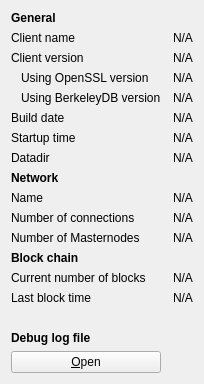
     <widget class="QWidget" name="tab_info">
      <attribute name="title">
       <string>&amp;Information</string>
      </attribute>
      <layout class="QGridLayout" name="gridLayout" columnstretch="0,0">
       <property name="horizontalSpacing">
        <number>12</number>
       </property>
       <item row="0" column="0">
        <widget class="QLabel" name="generalHeader">
         <property name="font">
          <font>
           <weight>75</weight>
           <bold>true</bold>
          </font>
         </property>
         <property name="text">
          <string>General</string>
         </property>
        </widget>
       </item>
       <item row="1" column="0">
        <widget class="QLabel" name="clientNameLabel">
         <property name="text">
          <string>Client name</string>
         </property>
        </widget>
       </item>
       <item row="1" column="1">
        <widget class="QLabel" name="clientName">
         <property name="cursor">
          <cursorShape>IBeamCursor</cursorShape>
         </property>
         <property name="text">
          <string>N/A</string>
         </property>
         <property name="textFormat">
          <enum>Qt::PlainText</enum>
         </property>
         <property name="textInteractionFlags">
          <set>Qt::LinksAccessibleByMouse|Qt::TextSelectableByKeyboard|Qt::TextSelectableByMouse</set>
         </property>
        </widget>
       </item>
       <item row="2" column="0">
        <widget class="QLabel" name="clientVersionLabel">
         <property name="text">
          <string>Client version</string>
         </property>
        </widget>
       </item>
       <item row="2" column="1">
        <widget class="QLabel" name="clientVersion">
         <property name="cursor">
          <cursorShape>IBeamCursor</cursorShape>
         </property>
         <property name="text">
          <string>N/A</string>
         </property>
         <property name="textFormat">
          <enum>Qt::PlainText</enum>
         </property>
         <property name="textInteractionFlags">
          <set>Qt::LinksAccessibleByMouse|Qt::TextSelectableByKeyboard|Qt::TextSelectableByMouse</set>
         </property>
        </widget>
       </item>
       <item row="3" column="0">
        <widget class="QLabel" name="openSSLVersionLabel">
         <property name="text">
          <string>Using OpenSSL version</string>
         </property>
         <property name="indent">
          <number>10</number>
         </property>
        </widget>
       </item>
       <item row="3" column="1">
        <widget class="QLabel" name="openSSLVersion">
         <property name="cursor">
          <cursorShape>IBeamCursor</cursorShape>
         </property>
         <property name="text">
          <string>N/A</string>
         </property>
         <property name="textFormat">
          <enum>Qt::PlainText</enum>
         </property>
         <property name="textInteractionFlags">
          <set>Qt::LinksAccessibleByMouse|Qt::TextSelectableByKeyboard|Qt::TextSelectableByMouse</set>
         </property>
        </widget>
       </item>
       <item row="4" column="0">
        <widget class="QLabel" name="berkeleyDBVersionLabel">
         <property name="text">
          <string>Using BerkeleyDB version</string>
         </property>
         <property name="indent">
          <number>10</number>
         </property>
        </widget>
       </item>
       <item row="4" column="1">
        <widget class="QLabel" name="berkeleyDBVersion">
         <property name="cursor">
          <cursorShape>IBeamCursor</cursorShape>
         </property>
         <property name="text">
          <string>N/A</string>
         </property>
         <property name="textFormat">
          <enum>Qt::PlainText</enum>
         </property>
         <property name="textInteractionFlags">
          <set>Qt::LinksAccessibleByMouse|Qt::TextSelectableByKeyboard|Qt::TextSelectableByMouse</set>
         </property>
        </widget>
       </item>
       <item row="5" column="0">
        <widget class="QLabel" name="buildDateLabel">
         <property name="text">
          <string>Build date</string>
         </property>
        </widget>
       </item>
       <item row="5" column="1">
        <widget class="QLabel" name="buildDate">
         <property name="cursor">
          <cursorShape>IBeamCursor</cursorShape>
         </property>
         <property name="text">
          <string>N/A</string>
         </property>
         <property name="textFormat">
          <enum>Qt::PlainText</enum>
         </property>
         <property name="textInteractionFlags">
          <set>Qt::LinksAccessibleByMouse|Qt::TextSelectableByKeyboard|Qt::TextSelectableByMouse</set>
         </property>
        </widget>
       </item>
       <item row="6" column="0">
        <widget class="QLabel" name="startupTimeLabel">
         <property name="text">
          <string>Startup time</string>
         </property>
        </widget>
       </item>
       <item row="6" column="1">
        <widget class="QLabel" name="startupTime">
         <property name="cursor">
          <cursorShape>IBeamCursor</cursorShape>
         </property>
         <property name="text">
          <string>N/A</string>
         </property>
         <property name="textFormat">
          <enum>Qt::PlainText</enum>
         </property>
         <property name="textInteractionFlags">
          <set>Qt::LinksAccessibleByMouse|Qt::TextSelectableByKeyboard|Qt::TextSelectableByMouse</set>
         </property>
        </widget>
       </item>
       <item row="7" column="0">
        <widget class="QLabel" name="dataDirLabel">
         <property name="text">
          <string>Datadir</string>
         </property>
        </widget>
       </item>
       <item row="7" column="1">
        <widget class="QLabel" name="dataDir">
         <property name="cursor">
          <cursorShape>IBeamCursor</cursorShape>
         </property>
         <property name="text">
          <string>N/A</string>
         </property>
         <property name="textFormat">
          <enum>Qt::PlainText</enum>
         </property>
         <property name="wordWrap">
          <bool>true</bool>
         </property>
         <property name="textInteractionFlags">
          <set>Qt::LinksAccessibleByMouse|Qt::TextSelectableByKeyboard|Qt::TextSelectableByMouse</set>
         </property>
        </widget>
       </item>
       <item row="8" column="0">
        <widget class="QLabel" name="networkHeader">
         <property name="font">
          <font>
           <weight>75</weight>
           <bold>true</bold>
          </font>
         </property>
         <property name="text">
          <string>Network</string>
         </property>
        </widget>
       </item>
       <item row="9" column="0">
        <widget class="QLabel" name="networkNameLabel">
         <property name="text">
          <string>Name</string>
         </property>
        </widget>
       </item>
       <item row="9" column="1">
        <widget class="QLabel" name="networkName">
         <property name="cursor">
          <cursorShape>IBeamCursor</cursorShape>
         </property>
         <property name="text">
          <string>N/A</string>
         </property>
         <property name="textFormat">
          <enum>Qt::PlainText</enum>
         </property>
         <property name="textInteractionFlags">
          <set>Qt::LinksAccessibleByMouse|Qt::TextSelectableByKeyboard|Qt::TextSelectableByMouse</set>
         </property>
        </widget>
       </item>
       <item row="10" column="0">
        <widget class="QLabel" name="numberOfConnectionsLabel">
         <property name="text">
          <string>Number of connections</string>
         </property>
        </widget>
       </item>
       <item row="10" column="1">
        <widget class="QLabel" name="numberOfConnections">
         <property name="cursor">
          <cursorShape>IBeamCursor</cursorShape>
         </property>
         <property name="text">
          <string>N/A</string>
         </property>
         <property name="textFormat">
          <enum>Qt::PlainText</enum>
         </property>
         <property name="textInteractionFlags">
          <set>Qt::LinksAccessibleByMouse|Qt::TextSelectableByKeyboard|Qt::TextSelectableByMouse</set>
         </property>
        </widget>
       </item>
       <item row="11" column="0">
        <widget class="QLabel" name="masternodeCountLabel">
         <property name="text">
          <string>Number of Masternodes</string>
         </property>
        </widget>
       </item>
       <item row="11" column="1">
        <widget class="QLabel" name="masternodeCount">
         <property name="cursor">
          <cursorShape>IBeamCursor</cursorShape>
         </property>
         <property name="text">
          <string>N/A</string>
         </property>
         <property name="textFormat">
          <enum>Qt::PlainText</enum>
         </property>
         <property name="textInteractionFlags">
          <set>Qt::LinksAccessibleByMouse|Qt::TextSelectableByKeyboard|Qt::TextSelectableByMouse</set>
         </property>
        </widget>
       </item>
       <item row="12" column="0">
        <widget class="QLabel" name="blockchainHeader">
         <property name="font">
          <font>
           <weight>75</weight>
           <bold>true</bold>
          </font>
         </property>
         <property name="text">
          <string>Block chain</string>
         </property>
        </widget>
       </item>
       <item row="13" column="0">
        <widget class="QLabel" name="numberOfBlocksLabel">
         <property name="text">
          <string>Current number of blocks</string>
         </property>
        </widget>
       </item>
       <item row="13" column="1">
        <widget class="QLabel" name="numberOfBlocks">
         <property name="cursor">
          <cursorShape>IBeamCursor</cursorShape>
         </property>
         <property name="text">
          <string>N/A</string>
         </property>
         <property name="textFormat">
          <enum>Qt::PlainText</enum>
         </property>
         <property name="textInteractionFlags">
          <set>Qt::LinksAccessibleByMouse|Qt::TextSelectableByKeyboard|Qt::TextSelectableByMouse</set>
         </property>
        </widget>
       </item>
       <item row="14" column="0">
        <widget class="QLabel" name="lastBlockTimeLabel">
         <property name="text">
          <string>Last block time</string>
         </property>
        </widget>
       </item>
       <item row="14" column="1">
        <widget class="QLabel" name="lastBlockTime">
         <property name="cursor">
          <cursorShape>IBeamCursor</cursorShape>
         </property>
         <property name="text">
          <string>N/A</string>
         </property>
         <property name="textFormat">
          <enum>Qt::PlainText</enum>
         </property>
         <property name="textInteractionFlags">
          <set>Qt::LinksAccessibleByMouse|Qt::TextSelectableByKeyboard|Qt::TextSelectableByMouse</set>
         </property>
        </widget>
       </item>
       <item row="15" column="0">
        <spacer name="verticalSpacer_2">
         <property name="orientation">
          <enum>Qt::Vertical</enum>
         </property>
         <property name="sizeHint" stdset="0">
          <size>
           <width>20</width>
           <height>20</height>
          </size>
         </property>
        </spacer>
       </item>
       <item row="16" column="0">
        <widget class="QLabel" name="debugLogFileHeader">
         <property name="font">
          <font>
           <weight>75</weight>
           <bold>true</bold>
          </font>
         </property>
         <property name="text">
          <string>Debug log file</string>
         </property>
        </widget>
       </item>
       <item row="17" column="0">
        <widget class="QPushButton" name="openDebugLogfileButton">
         <property name="toolTip">
          <string>Open the Betfint debug log file from the current data directory. This can take a few seconds for large log files.</string>
         </property>
         <property name="text">
          <string>&amp;Open</string>
         </property>
         <property name="autoDefault">
          <bool>false</bool>
         </property>
        </widget>
       </item>
      </layout>
     </widget>
